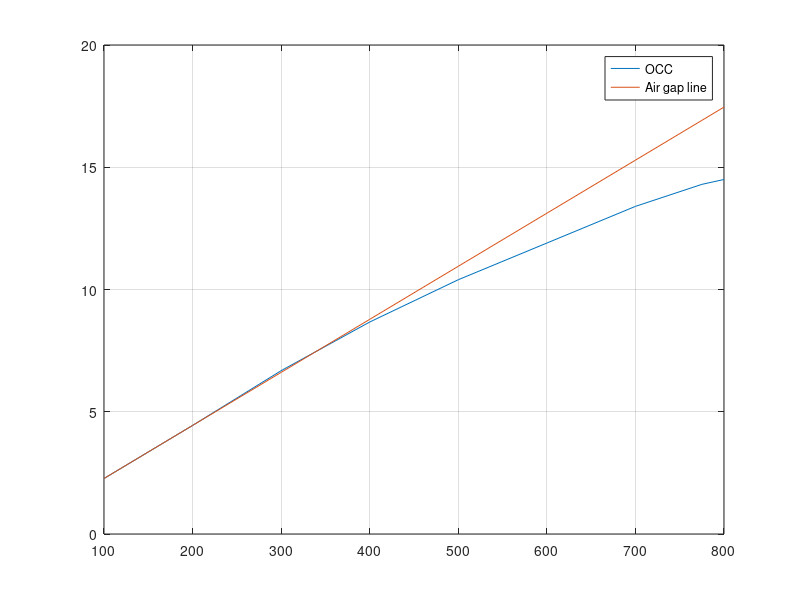
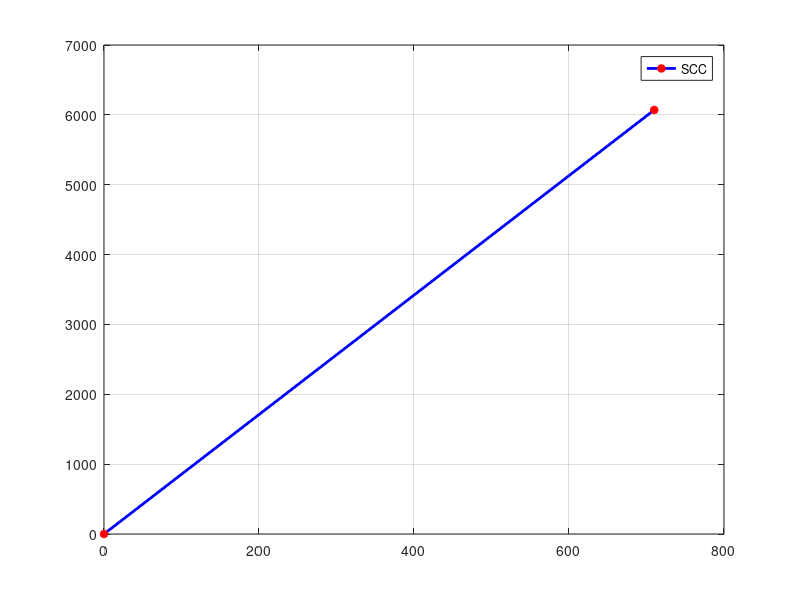

Source code (MATLAB) for these figures, in order:
clc;
clear all;

If=[100,200,300,400,500,600,700,775,800];
V_L_SC=[2.27,4.44,6.68,8.67,10.4,11.9,13.4,14.3,14.5];

If1=[0,710];
Ia=[0,6070];

V_L_OC2=0.0217*If+0.1;

figure(1)
plot(If,V_L_SC,If,V_L_OC2), legend('OCC', 'Air gap line');
grid on

figure(2)
plot(If1,Ia,'DisplayName','SCC','MarkerFaceColor',[1 0 0],...
    'MarkerEdgeColor',[1 0 0],...
    'Marker','*',...
    'LineWidth',2,...
    'Color',[0 0 1]),legend('SCC');
grid on



